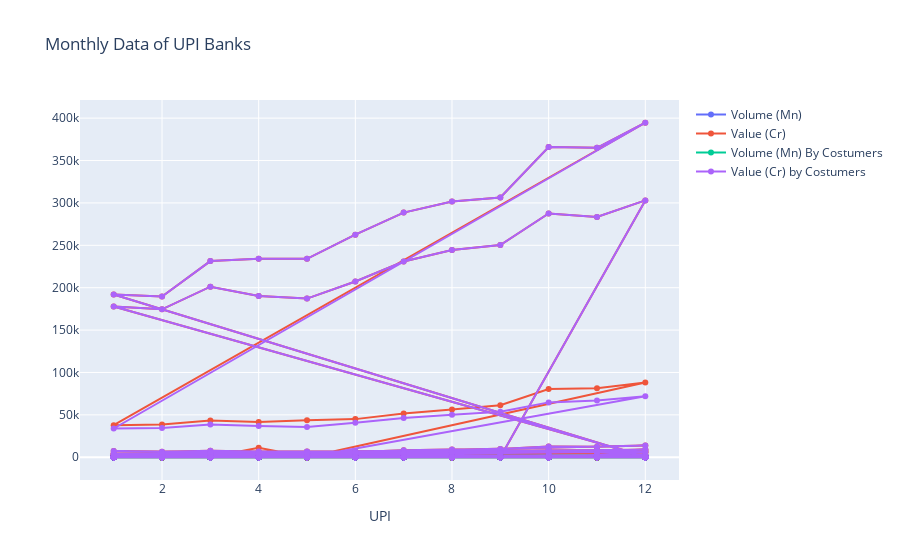

Notebook code cell kept with this figure:
### Markdown cell above
### Line Chart - Montly performance of the Banks

### Code cell
trace1 = go.Scatter(
                    x = df_upi["Month"],
                    y = df_upi["Volume (Mn)"],
                    mode = "lines+markers",
                    name = "Volume (Mn)",
                    text= df_upi["UPI Banks"])
trace2 = go.Scatter(
                    x = df_upi["Month"],
                    y = df_upi["Value (Cr)"],
                    mode = "lines+markers",
                    name = "Value (Cr)",
                    text= df_upi["UPI Banks"])
trace3 = go.Scatter(
                    x = df_upi["Month"],
                    y = df_upi["Volume (Mn) By Costumers"],
                    mode = "lines+markers",
                    name = "Volume (Mn) By Costumers",
                    text= df_upi["UPI Banks"])
trace4 = go.Scatter(
                    x = df_upi["Month"],
                    y = df_upi["Value (Cr) by Costumers"],
                    mode = "lines+markers",
                    name = "Value (Cr) by Costumers",
                    text= df_upi["UPI Banks"])
data = [trace1, trace2, trace3, trace4 ]
layout = dict(title = 'Monthly Data of UPI Banks',
              xaxis= dict(title= 'UPI',ticklen= 5,zeroline= False)
             )
fig = dict(data = data, layout = layout)
iplot(fig)

### Figure 1 — Plotly figure (JSON) as saved in the notebook; plotly's stock layout.template omitted (floating-point values rounded to 4 significant figures; data arrays with more than 128 entries replaced by an {"elided": "..."} marker saying what was removed)
{"data": [{"mode": "lines+markers", "name": "Volume (Mn)", "text": {"elided": "654 str values"}, "type": "scatter", "x": {"elided": "654 int values"}, "y": {"elided": "654 float values"}}, {"mode": "lines+markers", "name": "Value (Cr)", "text": {"elided": "654 str values"}, "type": "scatter", "x": {"elided": "654 int values"}, "y": {"elided": "654 float values"}}, {"mode": "lines+markers", "name": "Volume (Mn) By Costumers", "text": {"elided": "654 str values"}, "type": "scatter", "x": {"elided": "654 int values"}, "y": {"elided": "654 float values"}}, {"mode": "lines+markers", "name": "Value (Cr) by Costumers", "text": {"elided": "654 str values"}, "type": "scatter", "x": {"elided": "654 int values"}, "y": {"elided": "654 float values"}}], "layout": {"title": {"text": "Monthly Data of UPI Banks"}, "xaxis": {"ticklen": 5, "title": {"text": "UPI"}, "zeroline": false}}}
